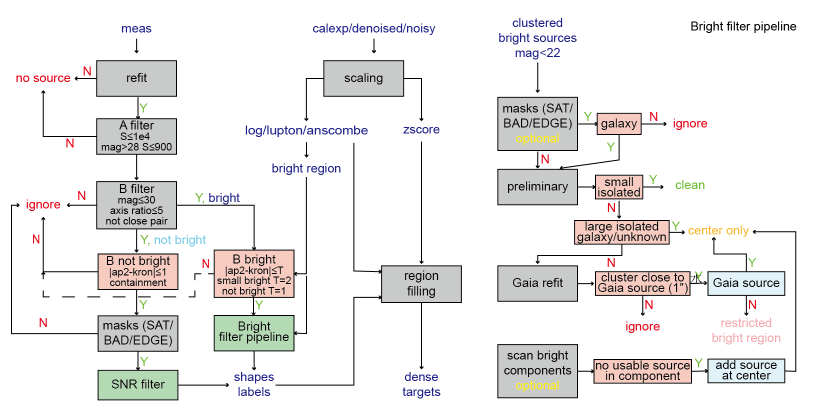
#> input picture preprocessing/assets/full_data_pipeline_0730.png, 1654 x 828 px (shown at 1/2 size); its folder holds only this picture in this run
$ python -i image.py   (imports and definitions only)
#> lines starting #> are read from the running program, lines starting #| are printed output that depends on the picture
"""FITS-unit adaptation and finite-pixel repair; no source-label decisions."""

from __future__ import annotations

import numpy as np
from astropy import units as u
from astropy.stats import sigma_clipped_stats
from astropy.wcs import WCS
from astropy.wcs.utils import proj_plane_pixel_area
from scipy import ndimage

HSC_PIXEL_SCALE_ARCSEC = 0.168
HSC_ZEROPOINT = 27.0
# Keep the conversion convention used by the validated JWST diagnostics.
ARCSEC_PER_RADIAN = 206265.0
JY_AB_ZERO = 3631.0


# [66 lines left out: functions pixel_area_arcsec2, hsc_surface_brightness_factor, not called in this run]


NAN_FILL_POLICY = 'enclosed_source_ring_only_v2'
NAN_SOURCE_RING_PIXELS = 8
NAN_SOURCE_MEDIAN_SIGMA = 3.
NAN_SOURCE_P90_SIGMA = 5.


def fill_nonfinite_hybrid(image: np.ndarray, *, edge_connected_mask=None,
                         background_stats=None) -> tuple[np.ndarray, dict[str, int]]:
    """Fill only enclosed holes with a source-like finite surrounding ring.

    An 8-pixel ring is source-like if its median
    exceeds background+3 sigma or its p90 exceeds background+5 sigma.
    Source holes use nearest finite samples. Background and edge-connected
    NaNs stay NaN: there is deliberately no smooth-background fallback.
    For cropped images pass connectivity measured on the original FITS, not
    connectivity to the crop's edges. With no mask this array is the full image.
    """
    arr = np.asarray(image, dtype=np.float32)
    if arr.ndim != 2 or arr.size == 0:
        raise ValueError("NaN filling requires a nonempty 2-D image")
    bad = ~np.isfinite(arr)
    stats = {"nan_pixels": int(bad.sum()), "nan_components": 0,
             "nan_pixels_nearest_fill": 0, "nan_pixels_background_fill": 0,
             "nan_pixels_background_unfilled": 0,
             "nan_pixels_unfilled": 0, "nan_components_unfilled": 0}
    if edge_connected_mask is not None and np.shape(edge_connected_mask) != arr.shape:
        raise ValueError('NaN edge-connectivity mask shape differs from image')
    if not bad.any():
        return arr.copy(), stats
    if bad.all():
        stats.update(nan_components=1, nan_pixels_unfilled=int(bad.size), nan_components_unfilled=1)
        return np.full_like(arr,np.nan), stats
    from .nan_boundaries import edge_connected_nonfinite
    protected = edge_connected_nonfinite(arr) if edge_connected_mask is None else bad & np.asarray(edge_connected_mask,bool)
    _, count = ndimage.label(bad)
    _, blocked_count = ndimage.label(protected)
    # The original-FITS mask is authoritative per pixel. Cropping/reprojection
    # or padding can artificially join an enclosed hole to protected pixels.
    stats.update(nan_components=int(count), nan_components_unfilled=int(blocked_count),
                 nan_pixels_unfilled=int(protected.sum()))
    repair = bad & ~protected
    if not repair.any():
        result = arr.copy(); result[bad] = np.nan
        return result, stats
    good = ~bad
    values = arr[good].astype(np.float64)
    if background_stats is None:
        _, median, std = sigma_clipped_stats(values, sigma=3.0, maxiters=None)
        bg = float(median) if np.isfinite(median) else float(np.median(values))
        sigma = float(std) if np.isfinite(std) and std > 0 else float(np.std(values))
    else:
        bg, sigma = map(float, background_stats)
        if not np.isfinite(bg) or not np.isfinite(sigma) or sigma <= 0:
            raise ValueError('NaN source-ring background statistics must be finite with positive sigma')
    if not np.isfinite(sigma) or sigma <= 0:
        sigma = 1.0
    nearest = None  # Allocate the full nearest-index map only for source holes.
    filled = arr.copy()
    filled[bad] = np.nan
    labels, _ = ndimage.label(repair)
    for component, slices in enumerate(ndimage.find_objects(labels), 1):
        sy, sx = slices
        sy = slice(max(0, sy.start - NAN_SOURCE_RING_PIXELS), min(arr.shape[0], sy.stop + NAN_SOURCE_RING_PIXELS))
        sx = slice(max(0, sx.start - NAN_SOURCE_RING_PIXELS), min(arr.shape[1], sx.stop + NAN_SOURCE_RING_PIXELS))
        comp = labels[sy, sx] == component
        ring = ndimage.binary_dilation(comp, iterations=NAN_SOURCE_RING_PIXELS) & good[sy, sx] & ~comp
        if ring.any():
            ring_values = arr[sy, sx][ring].astype(np.float64)
            if (np.median(ring_values) > bg + NAN_SOURCE_MEDIAN_SIGMA * sigma
                    or np.percentile(ring_values, 90) > bg + NAN_SOURCE_P90_SIGMA * sigma):
                if nearest is None:
                    nearest = arr[tuple(ndimage.distance_transform_edt(bad, return_distances=False, return_indices=True))]
                filled[sy, sx][comp] = nearest[sy, sx][comp]
                stats["nan_pixels_nearest_fill"] += int(comp.sum())
    stats['nan_pixels_background_unfilled'] = int(repair.sum()) - stats['nan_pixels_nearest_fill']
    stats['nan_pixels_unfilled'] = int(bad.sum()) - stats['nan_pixels_nearest_fill']
    stats['nan_components_unfilled'] = int(ndimage.label(~np.isfinite(filled))[1])
    return filled, stats

>>> import cv2
>>> picture = cv2.imread('../assets/full_data_pipeline_0730.png', cv2.IMREAD_GRAYSCALE)
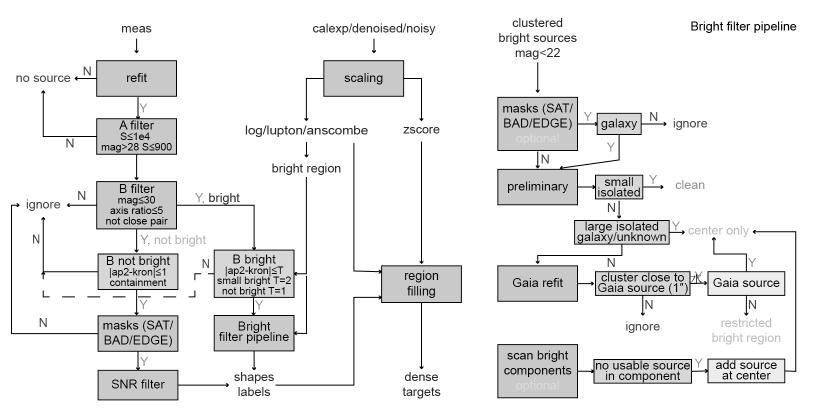
#> picture: shape (828, 1654) (shown at 1/2 size); min 0, max 255, mean 236.3
>>> result = fill_nonfinite_hybrid(picture)
#> in fill_nonfinite_hybrid, `bad = ~np.isfinite(arr)`: bad: shape (828, 1654) bool; every value is 0
#> in fill_nonfinite_hybrid, `stats = {"nan_pixels": int(bad.sum()), "nan_components": 0, "nan_pixel..`: stats = {'nan_pixels': 0, 'nan_components': 0, 'nan_pixels_nearest_fill': 0, 'nan_pixels_background_fill': 0, 'nan_pixels_background_unfilled': 0, 'nan_pixels_unfilled': 0, 'nan_components_unfilled': 0}
